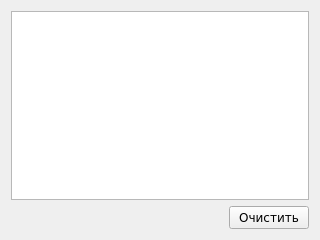
<?xml version="1.0" encoding="UTF-8"?>
<ui version="4.0">
 <class>ConnectionsWidget</class>
 <widget class="QWidget" name="ConnectionsWidget">
  <property name="geometry">
   <rect>
    <x>0</x>
    <y>0</y>
    <width>320</width>
    <height>240</height>
   </rect>
  </property>
  <property name="font">
   <font>
    <family>DejaVu Sans</family>
    <pointsize>9</pointsize>
   </font>
  </property>
  <property name="windowTitle">
   <string>Form</string>
  </property>
  <layout class="QVBoxLayout" name="verticalLayout">
   <item>
    <widget class="QListWidget" name="connections">
     <property name="font">
      <font>
       <family>DejaVu Sans</family>
       <pointsize>9</pointsize>
      </font>
     </property>
    </widget>
   </item>
   <item>
    <layout class="QHBoxLayout" name="horizontalLayout">
     <item>
      <spacer name="horizontalSpacer">
       <property name="font">
        <font>
         <family>DejaVu Sans</family>
         <pointsize>9</pointsize>
        </font>
       </property>
       <property name="orientation">
        <enum>Qt::Horizontal</enum>
       </property>
       <property name="sizeHint" stdset="0">
        <size>
         <width>40</width>
         <height>20</height>
        </size>
       </property>
      </spacer>
     </item>
     <item>
      <widget class="QPushButton" name="clearSelectedClientsButton">
       <property name="font">
        <font>
         <family>DejaVu Sans</family>
         <pointsize>9</pointsize>
        </font>
       </property>
       <property name="text">
        <string>Очистить</string>
       </property>
      </widget>
     </item>
    </layout>
   </item>
  </layout>
 </widget>
 <resources/>
 <connections/>
</ui>
